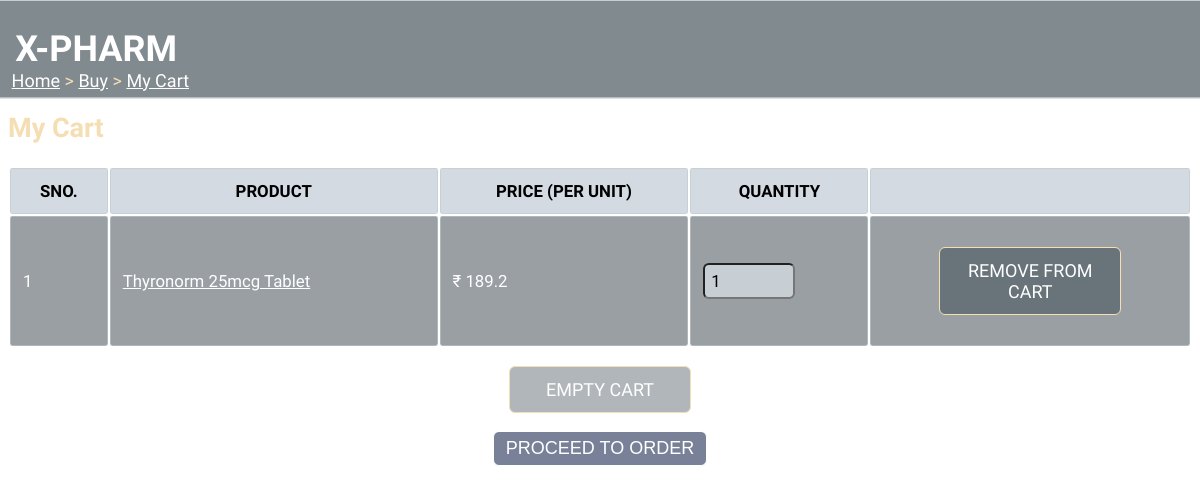
The page /buy/cart/ (signed in) on the database its author committed.
### tables this page shows
CREATE TABLE product (prodID varchar (10) PRIMARY KEY, name varchar (50) NOT NULL, quantity integer CHECK (quantity >= 0) NOT NULL, category varchar (30) NOT NULL, cost_price decimal (9, 2) NOT NULL, sell_price decimal (9, 2) NOT NULL, description varchar (500), sellID varchar (10) REFERENCES seller (sellID), CHECK (sell_price > cost_price));

### __init__.py (the view, shortened to what this page needs)
@app.route("/buy/cart/", methods=["POST", "GET"])
def my_cart():
    if 'userid' not in session:
        return redirect(url_for('home'))
    if session['type']=="Seller":
        abort(403)
    cart = get_cart(session['userid'])
    return render_template('my_cart.html', cart=cart)

### dbaccess.py (called while the page is built)
def get_cart(custID):
    conn = sqlite3.connect('OnlineShop/onlineshop.db')
    cur = conn.cursor()
    a = cur.execute("""SELECT p.prodID, p.name, p.sell_price, c.sum_qty, p.quantity
                       FROM (SELECT custID, prodID, SUM(quantity) AS sum_qty FROM cart
                       GROUP BY custID, prodID) c JOIN product p
                       WHERE p.prodID=c.prodID AND c.custID=?""", (custID,))
    res = [i for i in a]
    conn.close()
    return res

### templates/my_cart.html (shortened to what this page needs)
<html>
<head>
  <link rel="stylesheet" href="{{url_for('static', filename='main.css')}}">
</head>
<body>
  <div class="sticky">
    <h1>X-PHARM</h1>
  </div>
  <div class="nav">
    <p><a href="/">Home</a> > <a href="/buy">Buy</a> > <a href="">My Cart</a></p>
  </div>
  <h2>My Cart</h2>
  {% if cart|length==0 %}
  <p>Your Cart is empty right now. <a href="/buy">Click here to Shop for products</a></p>
  {% else %}
  <form action="" method="POST">
    <table>
      <tr>
        <th>SNO.</th><th>PRODUCT</th><th>PRICE (PER UNIT)</th><th>QUANTITY</th><th></th>
      </tr>
    {% set cnt={'val':1} %}
    {% for item in cart %}
    <tr>
      <td>{{cnt['val']}}</td><td><a href="/viewproduct/{{item[0]}}">{{item[1]}}</a></td><td>₹ {{item[2]}}</td>
      <td><input name="qty{{item[0]}}" type="number" value="{{item[3]}}" min="1" max="{{item[4]}}" required></td>
      <td><p class="press"><a href="/buy/cart/delete/{{item[0]}}">REMOVE FROM CART</p></td>
    </tr>
    {% endfor %}
  </table>
  <p class="press"><a href="/buy/cart/delete">EMPTY CART</a></p>
  <input type="submit" value="PROCEED TO ORDER" style="display:block; margin-left:auto; margin-right:auto; margin-top:1vw;">
  {% endif %}
  </form>
</body>
</html>

### static/main.css (style rules this page uses)
div.sticky { position: -webkit-sticky; position: sticky; top: 0.2px; margin: -0.7vw; background-color: rgba(3, 22, 32, 0.5); color: white; padding: 0.3vw; font-size: 1.5vw; border-bottom: 1px solid white; font-family: 'Acme'; }
div.sticky h1 { padding-left:1vw; }
body { font-family:'K2D'; font-size: 1.5vw; background-image: url('background2.jpg'); background-size: cover; background-repeat: no-repeat; background-attachment: fixed; color: wheat; max-width: 100%; overflow-x: hidden; }
div.nav { position: fixed; display: block; top: 5vw; margin:-0.7vw; padding-left:1vw; border:none; overflow: hidden; }
div.nav a { text-decoration: underline; color: white; }
.press { padding:0vw; font-size: 1.5vw; justify-content: center; margin-left: auto; margin-right: auto; margin-top: 1.5vw; margin-bottom: 1.5vw; }
.press a { background-color: rgba(3, 22, 32, 0.308); border-radius: 0.5vw; padding: 1vw; width: 13vw; display: block; margin: auto; text-decoration: none; color: white; border: 1px solid wheat; text-align: center; }
input[type=text], input[type=email], input[type=password],input[type=tel], input[type=search], input[type=number],select, textarea { font-family: inherit; background-color: rgba(240, 248, 255, 0.534); border-radius: 0.5vw; width: 60%; font-size: 1.4vw; padding:0.5vw; }
input[type=submit] { cursor: pointer; font-size: 1.5vw; padding: 0.5vw 1vw 0.5vw 1vw; border-radius: 0.5vw; color: white; background-color: rgba(74, 87, 116, 0.747); border: 1px solid white; }
table { width: 100%; font-size: 1.4vw; }
th { border: 1px solid rgba(187, 203, 207, 0.589); border-radius: 0.2vw; padding: 1vw; text-align: center; background-color: rgba(185, 196, 206, 0.616); color: black; }
td { border: 1px solid rgba(187, 203, 207, 0.589); border-radius: 0.2vw; padding:1vw; text-align: left; background-color: rgba(60, 71, 80, 0.521); color: white; word-wrap: break-word; }
td a { text-decoration: underline; color: white; }
a { text-decoration: underline; color: white; }

### rows shown on the page
product: val "1", name "Thyronorm 25mcg Tablet", sell_price "189.2", item "1"
